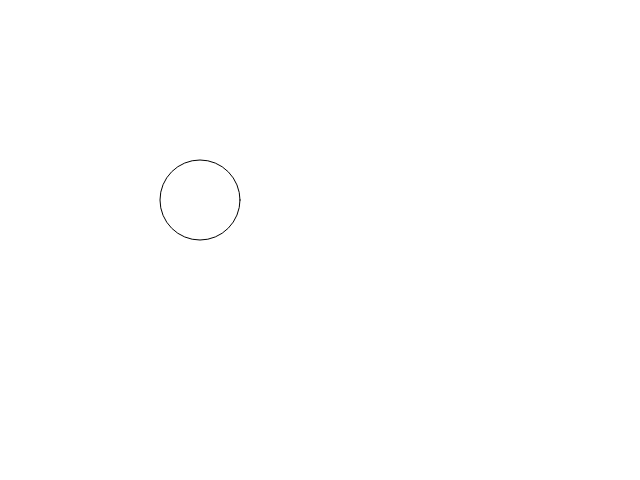
Frame 1 (no input)
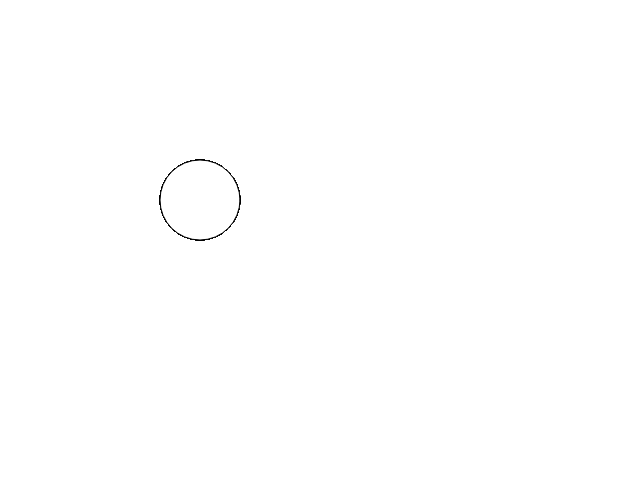
Frame 60 (no input)
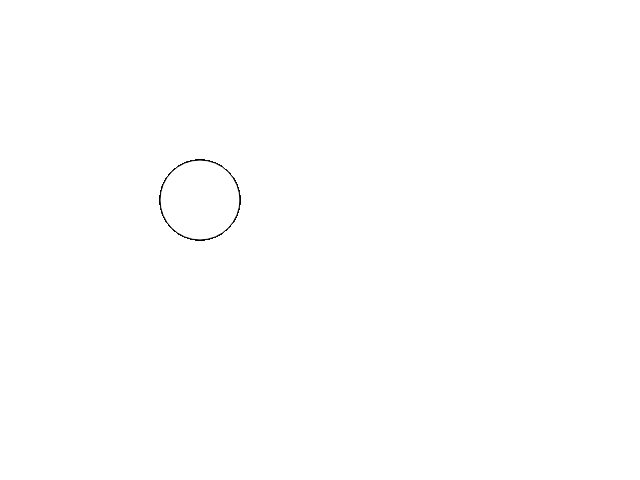
Frame 120 (the mouse pressed at the canvas centre since frame 60)

The p5.js sketch that drew these frames (run headless with seeded random() and noise() and a simulated clock; from frame 60 on, the mouse is pressed at the canvas centre):

// p5.js sketch
// ── sketch.js
function setup() {
  				createCanvas(640, 480);
			}

			function draw() {
  				ellipse(200, 200, 80, 80);
			}
